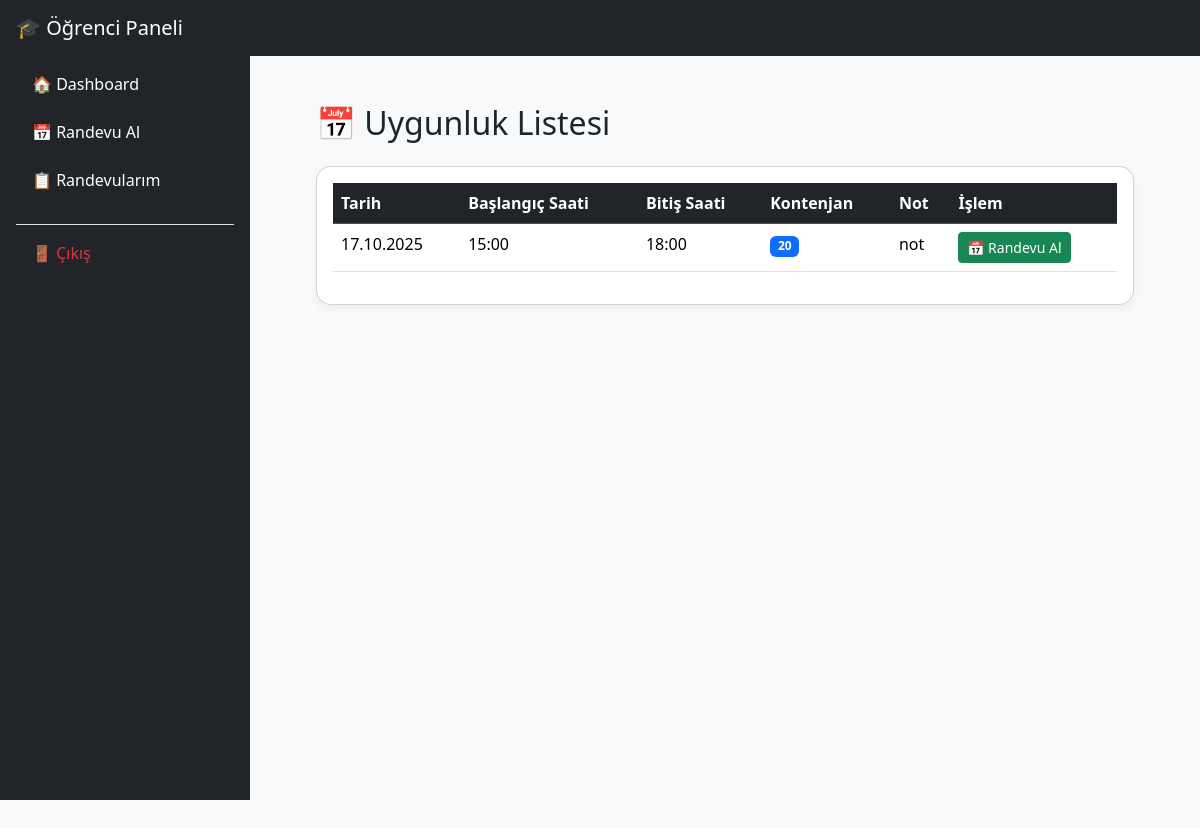
The app's page /appointments/, older data.
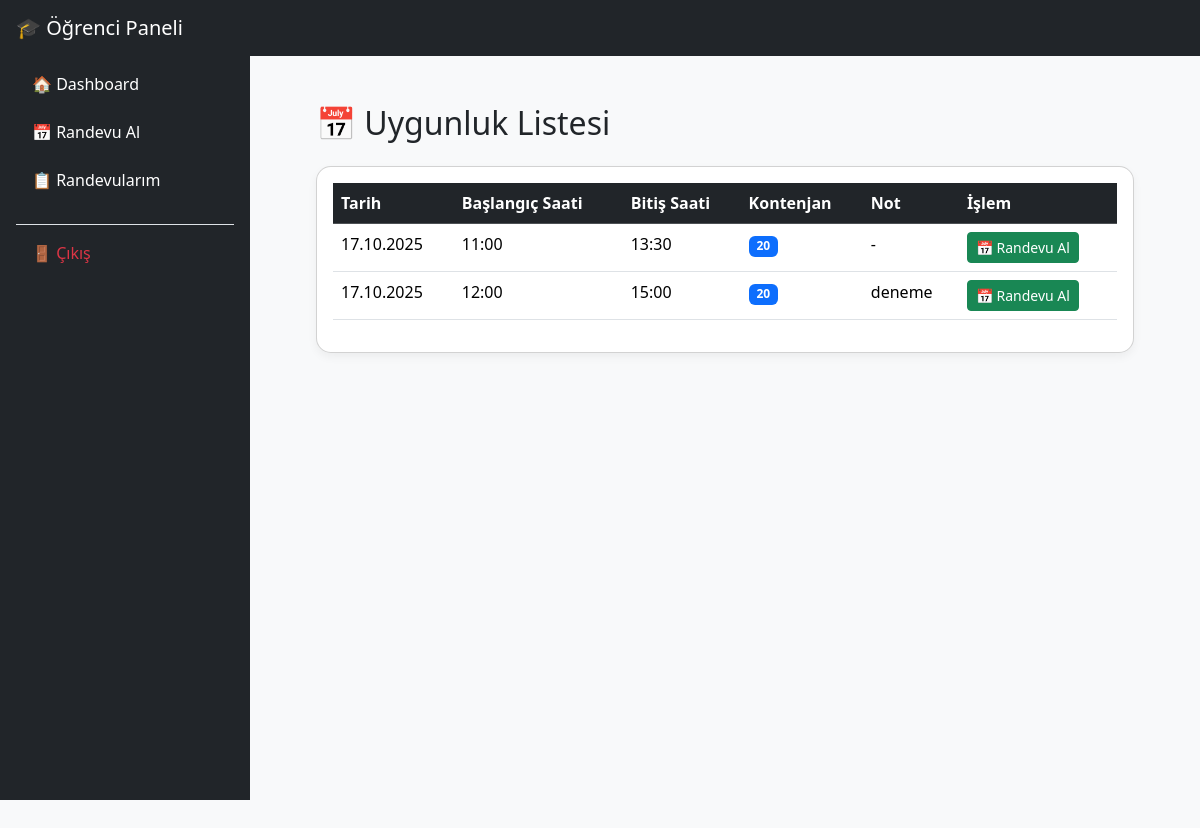
The same page, newer data.
### appointments/models.py (models this page shows, shortened)
class Availability(models.Model):
    admin = models.ForeignKey(
        User,
        on_delete=models.CASCADE,
        limit_choices_to={'role__name': 'Admin'},
        related_name='availabilities'
    )
    date = models.DateField()
    start_time = models.TimeField()
    end_time = models.TimeField()
    quota = models.PositiveIntegerField()
    note = models.TextField(blank=True, null=True)

### appointments/views.py (the view)
# urls.py: path('', views.availability_list, name='availability_list'),
def availability_list(request):
    now = timezone.localtime()
    window_start = now + timedelta(hours=1)
    window_end = now + timedelta(hours=20)
    approx_qs = (
        Availability.objects
        .filter(date__range=[window_start.date(), window_end.date()])
        .order_by('date', 'start_time')
    )
    filtered = []
    for av in approx_qs:
        av_start_dt = timezone.make_aware(
            datetime.combine(av.date, av.start_time),
            timezone.get_current_timezone()
        )
        if window_start <= av_start_dt <= window_end:
            filtered.append(av)
    availabilities = filtered
    paginator = Paginator(availabilities, 10)
    page_number = request.GET.get('page')
    page_obj = paginator.get_page(page_number)
    return render(request, 'appointments/availability_list.html', {
        'page_obj': page_obj
    })

### appointments/templates/appointments/availability_list.html (shortened to what this page needs)
{% extends 'appointments/base_student.html' %}
{% block student_content %}
<h2 class="mb-4">📅 Uygunluk Listesi</h2>
{% if page_obj %}
<div class="card">
    <div class="card-body">
        <div class="table-responsive">
            <table class="table table-hover">
                <thead class="table-dark">
                    <tr>
                        <th>Tarih</th>
                        <th>Başlangıç Saati</th>
                        <th>Bitiş Saati</th>
                        <th>Kontenjan</th>
                        <th>Not</th>
                        <th>İşlem</th>
                    </tr>
                </thead>
                <tbody>
                    {% for item in page_obj %}
                    <tr>
                        <td>{{ item.date|date:"d.m.Y" }}</td>
                        <td>{{ item.start_time|time:"H:i" }}</td>
                        <td>{{ item.end_time|time:"H:i" }}</td>
                        <td>
                            <span class="badge bg-primary">{{ item.quota }}</span>
                        </td>
                        <td>{{ item.note|default:"-" }}</td>
                        <td>
                            <button onclick="confirmAppointment({{ item.id }}, '{{ item.date|date:"d.m.Y" }}', '{{ item.start_time|time:"H:i" }}', '{{ item.end_time|time:"H:i" }}')"
                                    class="btn btn-success btn-sm">
                                📅 Randevu Al
                            </button>
                        </td>
                    </tr>
                    {% endfor %}
                </tbody>
            </table>
        </div>
    </div>
</div>
{% else %}
<div class="alert alert-warning">
    <h5>📭 Henüz uygunluk eklenmemiş</h5>
    <p class="mb-0">Admin tarafından uygunluk eklendiğinde burada görünecektir.</p>
</div>
{% endif %}
{% endblock %}

Row changes from the older to the newer data that the page shows:
removed Availability: date "17.10.2025", start_time "15:00", end_time "18:00", quota "20", note "not"
now on this page (row edited): Availability: date "17.10.2025", start_time "11:00", end_time "13:30", quota "20", note "-"
now on this page (row edited): Availability: date "17.10.2025", start_time "12:00", end_time "15:00", quota "20", note "deneme"
